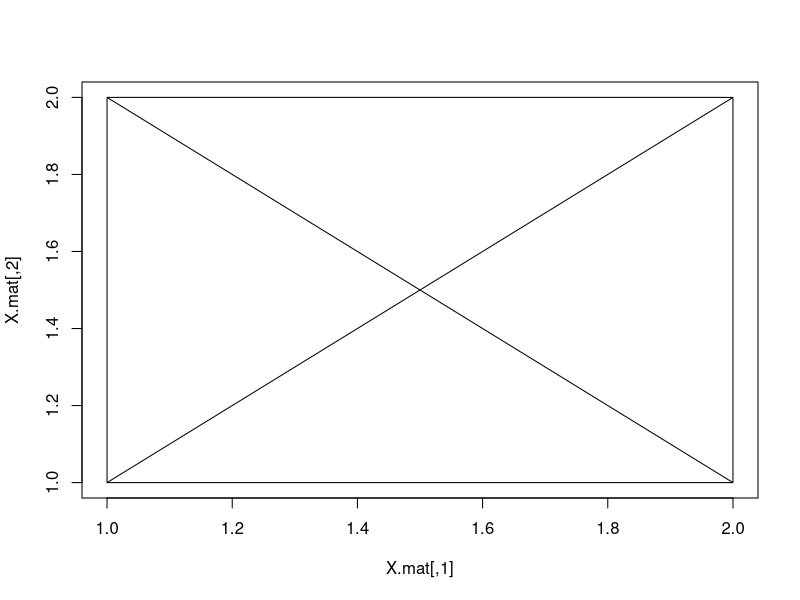

Reproduce this figure in R.
# Markov chain simulator

# inputs

P <- rbind(c(7/8, 1/8),
           c(1/4, 3/4))

#params

X1 <- 1
Tf <- 200
reps <- 7

#output
X.mat <- matrix(X1, nrow=Tf, ncol=reps)

#running the sim
for (i in 1:reps) {
  for (n in 2: Tf) {
   X.mat[n, i] <- sample.int(n=dim(P)[1], size=1, prob=P[X.mat[n-1,i],])
  }
}

plot(X.mat, type = "l")